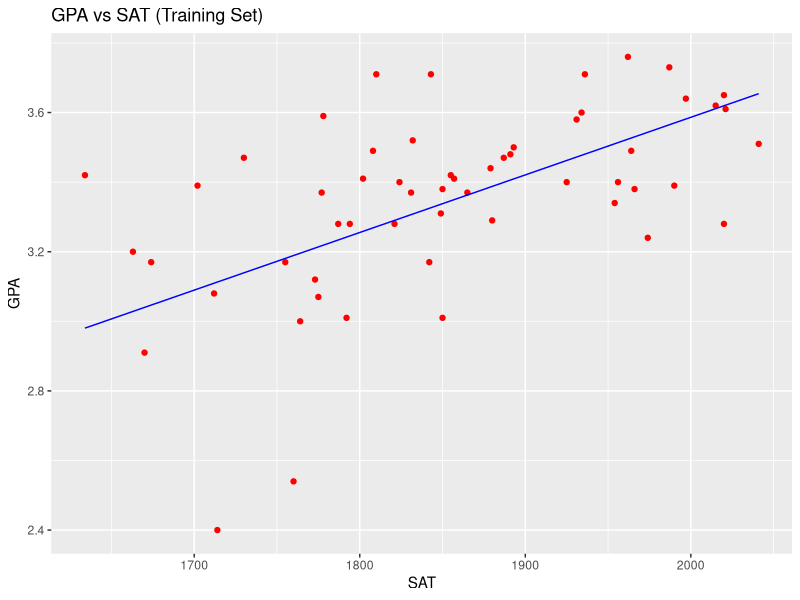
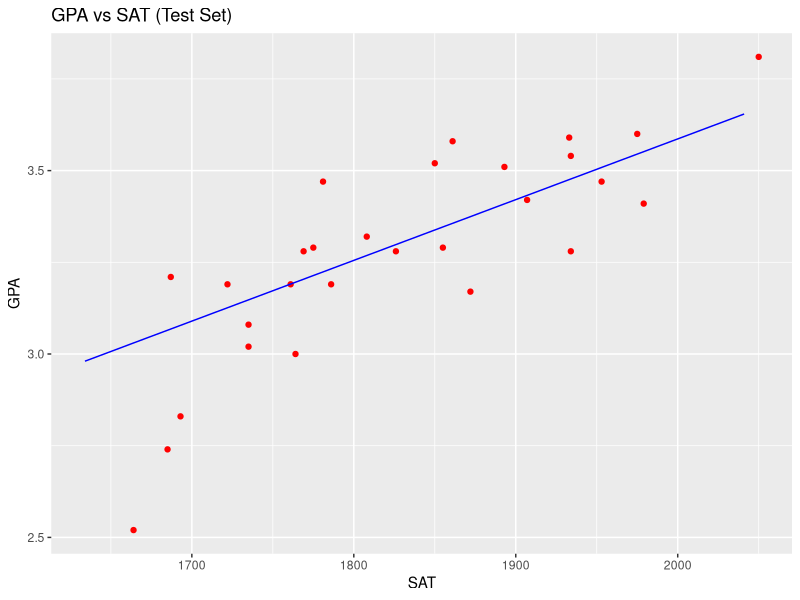

Source code (R) for these figures, in order:
getwd()
setwd("/Users/jasc/Documents/9no/data-mining-class/unidad-2/practicas")
getwd()

# Importing the dataset
dataset <- read.csv('SAT-SCORES.csv')


library(caTools)
set.seed(123)
split <- sample.split(dataset$Gpa, SplitRatio = 2/3)
training_set <- subset(dataset, split == TRUE)
test_set <- subset(dataset, split == FALSE)

regressor = lm(formula = Gpa ~ Sat,
               data = dataset)
summary(regressor)

y_pred = predict(regressor, newdata = test_set)

library(ggplot2)
ggplot() +
  geom_point(aes(x=training_set$Sat, y=training_set$Gpa),
             color = 'red') +
  geom_line(aes(x = training_set$Sat, y = predict(regressor, newdata = training_set)),
            color = 'blue') +
  ggtitle('GPA vs SAT (Training Set)') +
  xlab('SAT') +
  ylab('GPA')

ggplot() +
  geom_point(aes(x=test_set$Sat, y=test_set$Gpa),
             color = 'red') +
  geom_line(aes(x = training_set$Sat, y = predict(regressor, newdata = training_set)),
            color = 'blue') +
  ggtitle('GPA vs SAT (Test Set)') +
  xlab('SAT') +
  ylab('GPA')
